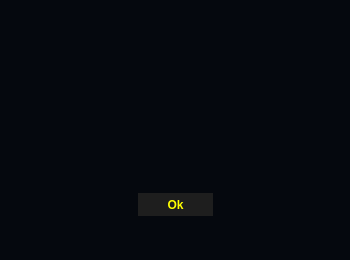
<?xml version="1.0" encoding="UTF-8"?>
<ui version="4.0">
 <class>Success</class>
 <widget class="QDialog" name="Success">
  <property name="geometry">
   <rect>
    <x>0</x>
    <y>0</y>
    <width>350</width>
    <height>260</height>
   </rect>
  </property>
  <property name="sizePolicy">
   <sizepolicy hsizetype="Fixed" vsizetype="Fixed">
    <horstretch>0</horstretch>
    <verstretch>0</verstretch>
   </sizepolicy>
  </property>
  <property name="minimumSize">
   <size>
    <width>350</width>
    <height>260</height>
   </size>
  </property>
  <property name="maximumSize">
   <size>
    <width>350</width>
    <height>260</height>
   </size>
  </property>
  <property name="windowTitle">
   <string>Lucrum</string>
  </property>
  <property name="windowIcon">
   <iconset>
    <normaloff>../Resources/icon.ico</normaloff>../Resources/icon.ico</iconset>
  </property>
  <property name="styleSheet">
   <string notr="true">background-color: rgb(5, 8, 14);</string>
  </property>
  <layout class="QGridLayout" name="gridLayout">
   <item row="0" column="0">
    <layout class="QVBoxLayout" name="verticalLayout">
     <item>
      <spacer name="verticalSpacer_3">
       <property name="orientation">
        <enum>Qt::Vertical</enum>
       </property>
       <property name="sizeHint" stdset="0">
        <size>
         <width>20</width>
         <height>40</height>
        </size>
       </property>
      </spacer>
     </item>
     <item>
      <layout class="QHBoxLayout" name="horizontalLayout_2">
       <item>
        <spacer name="horizontalSpacer">
         <property name="orientation">
          <enum>Qt::Horizontal</enum>
         </property>
         <property name="sizeHint" stdset="0">
          <size>
           <width>40</width>
           <height>20</height>
          </size>
         </property>
        </spacer>
       </item>
       <item>
        <widget class="QLabel" name="LBL_Tick">
         <property name="maximumSize">
          <size>
           <width>150</width>
           <height>150</height>
          </size>
         </property>
         <property name="text">
          <string/>
         </property>
         <property name="pixmap">
          <pixmap>../Resources/success.png</pixmap>
         </property>
         <property name="scaledContents">
          <bool>true</bool>
         </property>
        </widget>
       </item>
       <item>
        <spacer name="horizontalSpacer_2">
         <property name="orientation">
          <enum>Qt::Horizontal</enum>
         </property>
         <property name="sizeHint" stdset="0">
          <size>
           <width>40</width>
           <height>20</height>
          </size>
         </property>
        </spacer>
       </item>
      </layout>
     </item>
     <item>
      <spacer name="verticalSpacer_4">
       <property name="orientation">
        <enum>Qt::Vertical</enum>
       </property>
       <property name="sizeHint" stdset="0">
        <size>
         <width>20</width>
         <height>40</height>
        </size>
       </property>
      </spacer>
     </item>
     <item>
      <layout class="QHBoxLayout" name="horizontalLayout_3">
       <item>
        <spacer name="horizontalSpacer_5">
         <property name="orientation">
          <enum>Qt::Horizontal</enum>
         </property>
         <property name="sizeHint" stdset="0">
          <size>
           <width>40</width>
           <height>20</height>
          </size>
         </property>
        </spacer>
       </item>
       <item>
        <widget class="QLabel" name="LINE_Error">
         <property name="font">
          <font>
           <weight>75</weight>
           <bold>true</bold>
          </font>
         </property>
         <property name="styleSheet">
          <string notr="true">color: rgb(255, 255, 0);</string>
         </property>
         <property name="text">
          <string/>
         </property>
        </widget>
       </item>
       <item>
        <spacer name="horizontalSpacer_6">
         <property name="orientation">
          <enum>Qt::Horizontal</enum>
         </property>
         <property name="sizeHint" stdset="0">
          <size>
           <width>40</width>
           <height>20</height>
          </size>
         </property>
        </spacer>
       </item>
      </layout>
     </item>
     <item>
      <spacer name="verticalSpacer_5">
       <property name="orientation">
        <enum>Qt::Vertical</enum>
       </property>
       <property name="sizeHint" stdset="0">
        <size>
         <width>20</width>
         <height>40</height>
        </size>
       </property>
      </spacer>
     </item>
     <item>
      <spacer name="verticalSpacer_2">
       <property name="orientation">
        <enum>Qt::Vertical</enum>
       </property>
       <property name="sizeHint" stdset="0">
        <size>
         <width>20</width>
         <height>40</height>
        </size>
       </property>
      </spacer>
     </item>
     <item>
      <layout class="QHBoxLayout" name="horizontalLayout">
       <item>
        <spacer name="horizontalSpacer_3">
         <property name="orientation">
          <enum>Qt::Horizontal</enum>
         </property>
         <property name="sizeHint" stdset="0">
          <size>
           <width>40</width>
           <height>20</height>
          </size>
         </property>
        </spacer>
       </item>
       <item>
        <widget class="QPushButton" name="BTN_Ok">
         <property name="minimumSize">
          <size>
           <width>75</width>
           <height>23</height>
          </size>
         </property>
         <property name="font">
          <font>
           <weight>75</weight>
           <bold>true</bold>
          </font>
         </property>
         <property name="cursor">
          <cursorShape>PointingHandCursor</cursorShape>
         </property>
         <property name="styleSheet">
          <string notr="true">QPushButton{
	border-style: outset;
	background-color: rgb(30, 30, 30);	
	color: rgb(255, 255, 0);
}

QPushButton:hover{
    background-color: rgb(30, 30, 30);
	border-bottom: 2px solid ;
	border-bottom-color: rgb(255, 255, 0);
}</string>
         </property>
         <property name="text">
          <string>Ok</string>
         </property>
        </widget>
       </item>
       <item>
        <spacer name="horizontalSpacer_4">
         <property name="orientation">
          <enum>Qt::Horizontal</enum>
         </property>
         <property name="sizeHint" stdset="0">
          <size>
           <width>40</width>
           <height>20</height>
          </size>
         </property>
        </spacer>
       </item>
      </layout>
     </item>
     <item>
      <spacer name="verticalSpacer">
       <property name="orientation">
        <enum>Qt::Vertical</enum>
       </property>
       <property name="sizeHint" stdset="0">
        <size>
         <width>20</width>
         <height>40</height>
        </size>
       </property>
      </spacer>
     </item>
    </layout>
   </item>
  </layout>
 </widget>
 <resources/>
 <connections/>
</ui>
